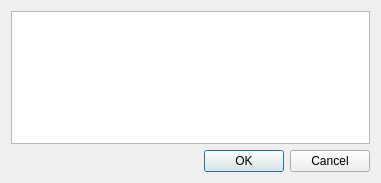
<?xml version="1.0" encoding="UTF-8"?>
<ui version="4.0">
 <class>TextLabelDialog</class>
 <widget class="QDialog" name="TextLabelDialog">
  <property name="geometry">
   <rect>
    <x>0</x>
    <y>0</y>
    <width>381</width>
    <height>183</height>
   </rect>
  </property>
  <property name="windowTitle">
   <string>Dialog</string>
  </property>
  <layout class="QGridLayout" name="gridLayout">
   <item row="0" column="0">
    <widget class="QTextEdit" name="txtTextArea"/>
   </item>
   <item row="1" column="0">
    <widget class="QDialogButtonBox" name="buttonBox">
     <property name="orientation">
      <enum>Qt::Horizontal</enum>
     </property>
     <property name="standardButtons">
      <set>QDialogButtonBox::Cancel|QDialogButtonBox::Ok</set>
     </property>
    </widget>
   </item>
  </layout>
 </widget>
 <resources/>
 <connections>
  <connection>
   <sender>buttonBox</sender>
   <signal>accepted()</signal>
   <receiver>TextLabelDialog</receiver>
   <slot>accept()</slot>
   <hints>
    <hint type="sourcelabel">
     <x>248</x>
     <y>254</y>
    </hint>
    <hint type="destinationlabel">
     <x>157</x>
     <y>274</y>
    </hint>
   </hints>
  </connection>
  <connection>
   <sender>buttonBox</sender>
   <signal>rejected()</signal>
   <receiver>TextLabelDialog</receiver>
   <slot>reject()</slot>
   <hints>
    <hint type="sourcelabel">
     <x>316</x>
     <y>260</y>
    </hint>
    <hint type="destinationlabel">
     <x>286</x>
     <y>274</y>
    </hint>
   </hints>
  </connection>
 </connections>
</ui>
